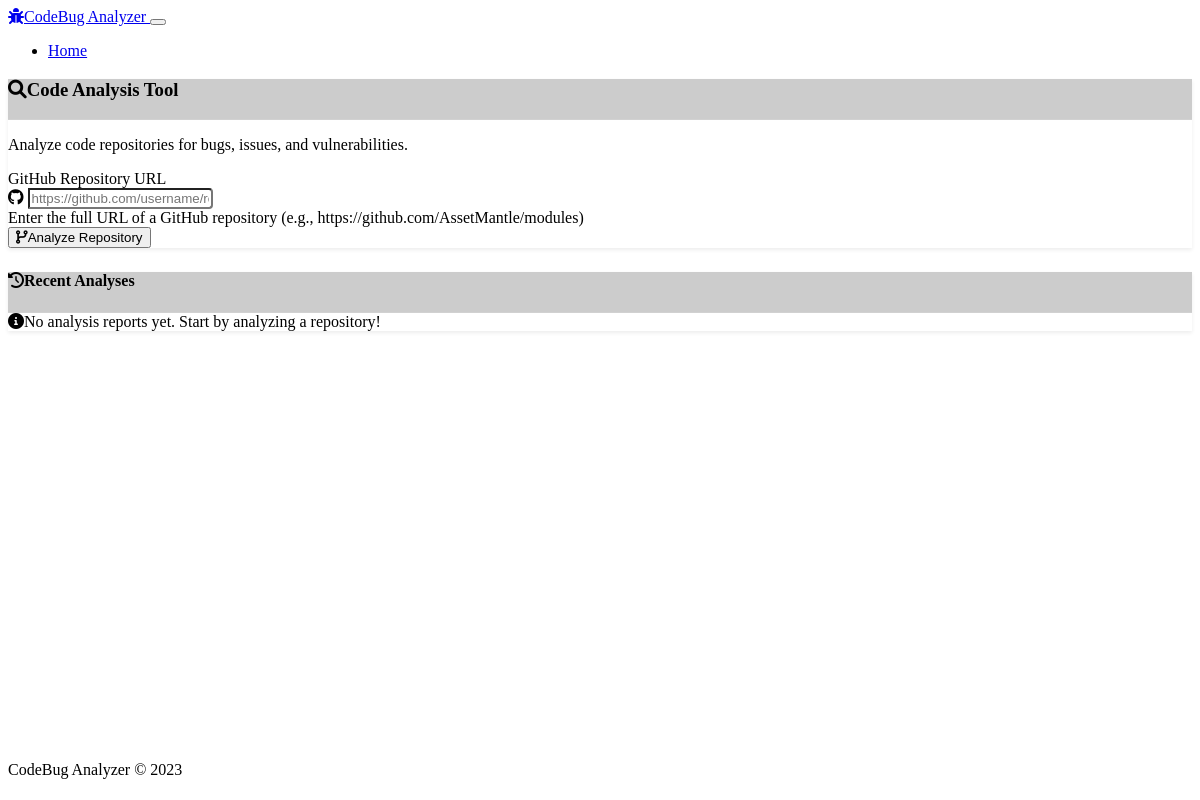
The app's page /, older data.
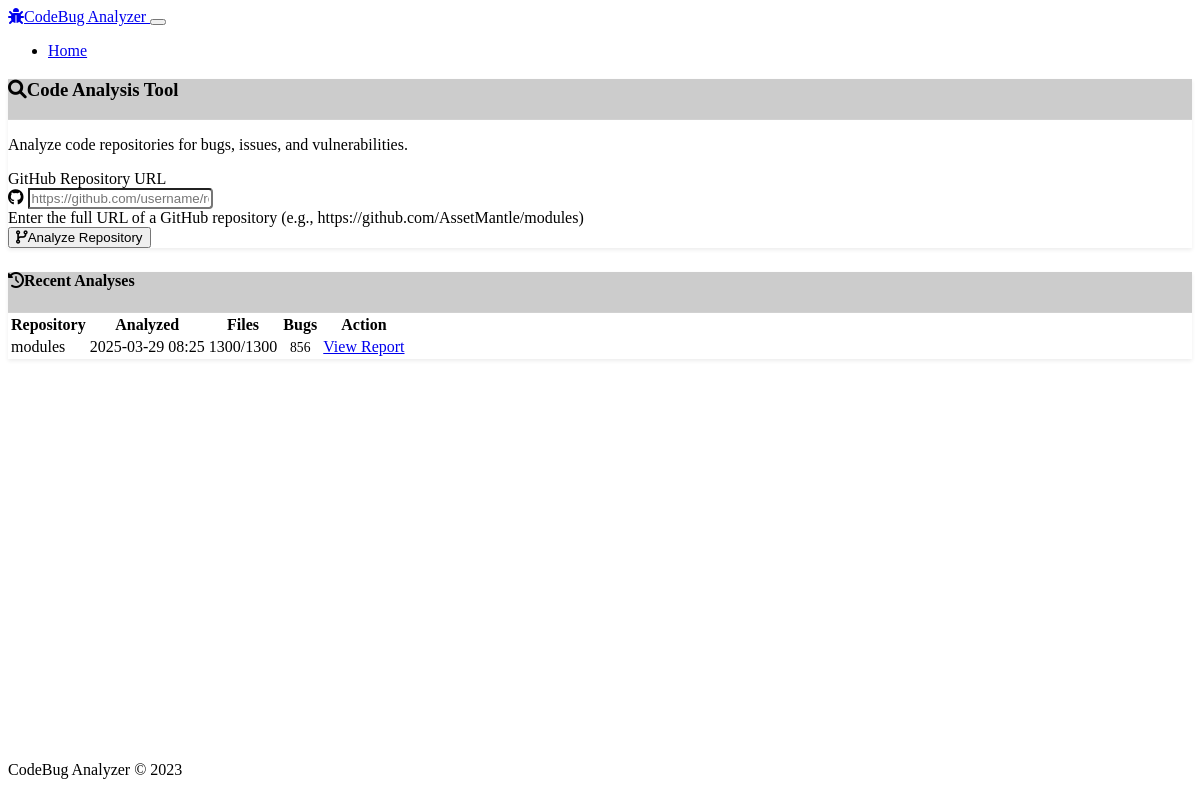
The same page, newer data.
### models.py (models this page shows, shortened)
class Scan(db.Model):
    id = db.Column(db.Integer, primary_key=True)
    repository_id = db.Column(db.Integer, db.ForeignKey('repository.id'), nullable=False)
    timestamp = db.Column(db.DateTime, default=datetime.utcnow)
    total_files = db.Column(db.Integer, default=0)
    analyzed_files = db.Column(db.Integer, default=0)
    total_bugs = db.Column(db.Integer, default=0)
    bugs = db.relationship('Bug', backref='scan', lazy=True, cascade="all, delete-orphan")

class Repository(db.Model):
    id = db.Column(db.Integer, primary_key=True)
    url = db.Column(db.String(255), nullable=False)
    name = db.Column(db.String(100))
    last_analyzed = db.Column(db.DateTime, default=datetime.utcnow)
    status = db.Column(db.String(20), default='pending')  # pending, analyzing, completed, failed
    scans = db.relationship('Scan', backref='repository', lazy=True, cascade="all, delete-orphan")

### routes.py (the view)
    @app.route('/')
    def index():
        recent_scans = Scan.query.order_by(Scan.timestamp.desc()).limit(5).all()
        return render_template('index.html', recent_scans=recent_scans)

### templates/index.html (shortened to what this page needs)
{% extends 'layout.html' %}
{% block content %}
<div class="row">
    <div class="col-md-8 offset-md-2">
        <div class="card mb-4">
            <div class="card-header">
                <h3 class="card-title"><i class="fas fa-magnifying-glass me-2"></i>Code Analysis Tool</h3>
            </div>
            <div class="card-body">
                <p class="lead">Analyze code repositories for bugs, issues, and vulnerabilities.</p>
                <form action="{{ url_for('analyze') }}" method="POST" id="analysis-form">
                    <div class="mb-3">
                        <label for="repo_url" class="form-label">GitHub Repository URL</label>
                        <div class="input-group">
                            <span class="input-group-text"><i class="fab fa-github"></i></span>
                            <input type="url" class="form-control" id="repo_url" name="repo_url"
                                placeholder="https://github.com/username/repository" required>
                        </div>
                        <div class="form-text">Enter the full URL of a GitHub repository (e.g., https://github.com/AssetMantle/modules)</div>
                    </div>
                    <div class="d-grid">
                        <button type="submit" class="btn btn-primary" id="analyze-btn">
                            <i class="fas fa-code-branch me-2"></i>Analyze Repository
                        </button>
                    </div>
                </form>
            </div>
        </div>
        <div class="card">
            <div class="card-header">
                <h4 class="card-title"><i class="fas fa-history me-2"></i>Recent Analyses</h4>
            </div>
            <div class="card-body">
                {% if recent_scans %}
                    <div class="table-responsive">
                        <table class="table table-hover">
                            <thead>
                                <tr>
                                    <th>Repository</th>
                                    <th>Analyzed</th>
                                    <th>Files</th>
                                    <th>Bugs</th>
                                    <th>Action</th>
                                </tr>
                            </thead>
                            <tbody>
                                {% for scan in recent_scans %}
                                <tr>
                                    <td>{{ scan.repository.name }}</td>
                                    <td>{{ scan.timestamp.strftime('%Y-%m-%d %H:%M') }}</td>
                                    <td>{{ scan.analyzed_files }}/{{ scan.total_files }}</td>
                                    <td>
                                        <span class="badge {% if scan.total_bugs > 10 %}bg-danger{% elif scan.total_bugs > 0 %}bg-warning{% else %}bg-success{% endif %}">
                                            {{ scan.total_bugs }}
                                        </span>
                                    </td>
                                    <td>
                                        <a href="{{ url_for('results', scan_id=scan.id) }}" class="btn btn-sm btn-outline-info">
                                            View Report
                                        </a>
                                    </td>
                                </tr>
                                {% endfor %}
                            </tbody>
                        </table>
                    </div>
                {% else %}
                    <div class="alert alert-info">
                        <i class="fas fa-info-circle me-2"></i>No analysis reports yet. Start by analyzing a repository!
                    </div>
                {% endif %}
            </div>
        </div>
    </div>
</div>
{% endblock %}

Row changes from the older to the newer data that the page shows:
added Scan: repository.name "modules", timestamp "2025-03-29 08:25", analyzed_files "1300", total_files "1300", total_bugs "856"
Text that changed along with them:
text no longer shown: "No analysis reports yet. Start by analyzing a repository!"
text now shown: "Repository Analyzed Files Bugs Action"
